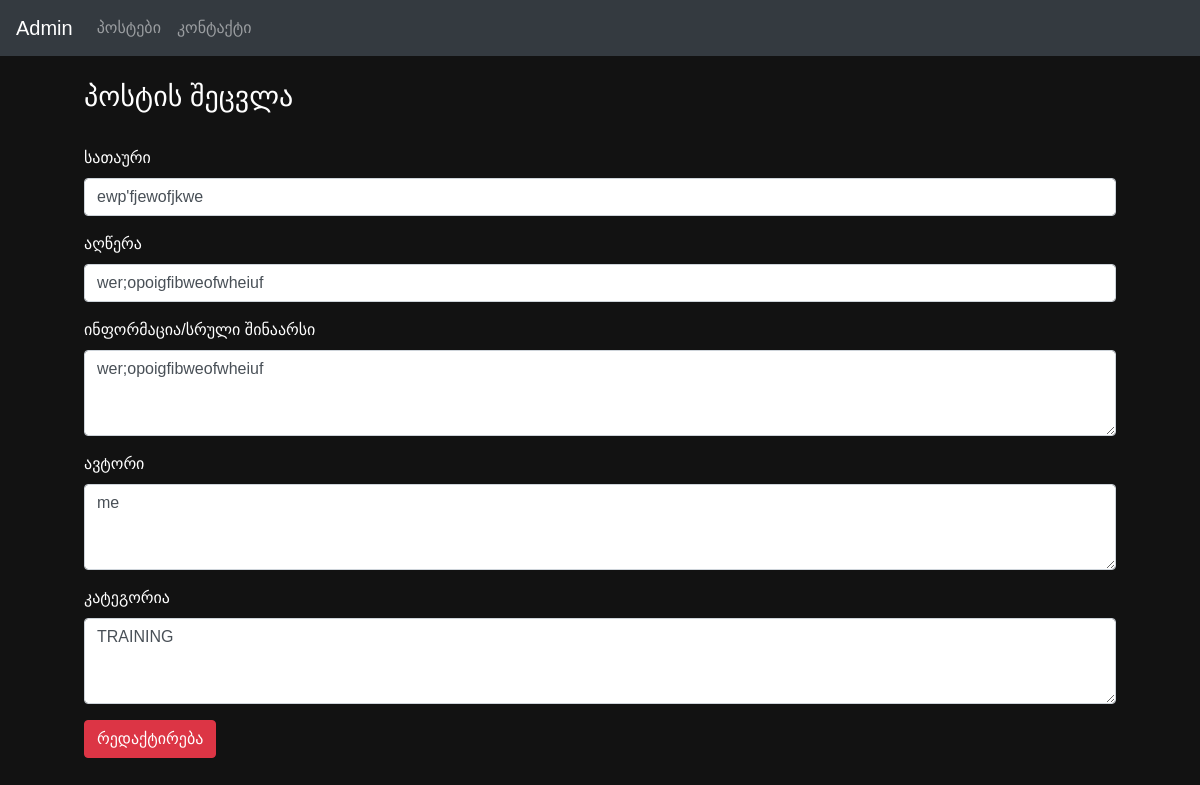
The app's page /admin/admin_update/3 with its own data.
### tables this page shows
CREATE TABLE posts (
                id INTEGER PRIMARY KEY AUTOINCREMENT,
                title TEXT NOT NULL,
                author TEXT NOT NULL,
                description TEXT NOT NULL,
                information TEXT NOT NULL
            , category TEXT NOT NULL);

### app_main.py (the view, shortened to what this page needs)
@app.route('/admin/admin_update/<int:id>', methods=["GET", "POST"])
def admin_update(id):
    posts = []
    conn = sqlite3.connect("fitnessproject.db")
    if request.method == "GET":
        c = conn.cursor()
        c.execute(''' SELECT * FROM posts WHERE id = ? ''', (id, ))
        rows = c.fetchall()
        conn.close()
        for row in rows:
            posts.append({'id': row[0], 'title': row[1], 'author': row[2], 'description': row[3], 'information': row[4], 'category': row[5]})
        return render_template("admin_update.html", post = posts[0])

### templates/admin_update.html (shortened to what this page needs)
<!doctype html>
<html lang="en">
<head>
    <link rel="stylesheet" href="https://cdn.jsdelivr.net/npm/bootstrap@4.4.1/dist/css/bootstrap.min.css"
>
</head>
<body style="background-color: #121212">
{% include 'admin_header.html' %}
<div class="main-box">
    <h3>პოსტის შეცვლა</h3>
    <br>
    <form action={{url_for('admin_update', id=post['id'])}} method="POST">
        <div class="form-group">
            <label for="exampleFormControlInput1">სათაური</label>
            <input type="text" class="form-control" id="exampleFormControlInput1" name="update_title"
                   placeholder="ჩაწერეთ პოსტის ახალი სათაური" value="{{post['title']}}" required>
        </div>
        <div class="form-group">
            <label for="exampleFormControlInput2">აღწერა</label>
            <input type="text" class="form-control" id="exampleFormControlInput2" name="update_description"
                   placeholder="ჩაწერეთ პოსტის ახალი მოკლე აღწერა" value="{{post['description']}}" required>
        </div>
        <div class="form-group">
            <label for="exampleFormControlTextarea1">ინფორმაცია/სრული შინაარსი</label>
            <textarea class="form-control" id="exampleFormControlTextarea1" name="update_information" rows="3"
                      placeholder="ჩაწერეთ პოსტის ახალი სრული შინაარსი" required>{{post['description']}}</textarea>
        </div>
        <div class="form-group">
            <label for="exampleFormControlTextarea1">ავტორი</label>
            <textarea class="form-control" id="exampleFormControlTextarea2" name="update_author" rows="3"
                      placeholder="ახალი ავტორი" required>{{post['author']}}</textarea>
        </div>
        <div class="form-group">
            <label for="exampleFormControlTextarea1">კატეგორია</label>
            <textarea class="form-control" id="exampleFormControlTextarea3" name="update_category" rows="3"
                      placeholder="ახალი ავტორი" required>{{post['category']}}</textarea>
        </div>
        <button type="submit" class="btn btn-danger">რედაქტირება</button>
    </form>
</div>
</body>
</html>

### templates/admin_update.html (style rules this page uses)
body { font-family: "ALK Sanet", sans-serif; color: white; }
.main-box { width: 86%; margin-left: 7%; margin-top: 2%; }

### records on screen
posts: update_title "ewp'fjewofjkwe", update_description "wer;opoigfibweofwheiuf", update_information "wer;opoigfibweofwheiuf", update_author "me", update_category "TRAINING"
